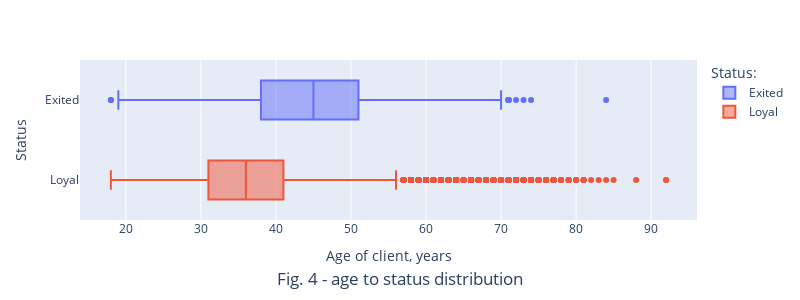

Notebook source saved alongside this figure:
### Markdown cell above
## Age to client status

### Code cell
fig = px.box(
    data_frame = churn_df,
    x = 'Age',
    y = 'client status',
    color = 'client status',
    width=800, height=300,
)
fig.update_layout(
    title=dict(text='Fig. 4 - age to status distribution', x=.5, y=0.05, xanchor='center'),
    xaxis_title_text = 'Age of client, years', yaxis_title_text = 'Status',  
    legend_title_text='Status:'
)
#fig.show()
fig.write_image('../figures/fig_4.png', engine="kaleido")

### Figure 1 — Plotly figure (JSON) as saved in the notebook; plotly's stock layout.template omitted (floating-point values rounded to 4 significant figures; data arrays with more than 128 entries replaced by an {"elided": "..."} marker saying what was removed)
{"data": [{"alignmentgroup": "True", "hovertemplate": "client status=%{y}<br>Age=%{x}<extra></extra>", "legendgroup": "Exited", "marker": {"color": "#636efa"}, "name": "Exited", "notched": false, "offsetgroup": "Exited", "orientation": "h", "showlegend": true, "type": "box", "x": {"elided": "2037 int values"}, "x0": " ", "xaxis": "x", "y": {"elided": "2037 str values"}, "y0": " ", "yaxis": "y"}, {"alignmentgroup": "True", "hovertemplate": "client status=%{y}<br>Age=%{x}<extra></extra>", "legendgroup": "Loyal", "marker": {"color": "#EF553B"}, "name": "Loyal", "notched": false, "offsetgroup": "Loyal", "orientation": "h", "showlegend": true, "type": "box", "x": {"elided": "7963 int values"}, "x0": " ", "xaxis": "x", "y": {"elided": "7963 str values"}, "y0": " ", "yaxis": "y"}], "layout": {"boxmode": "overlay", "height": 300, "legend": {"title": {"text": "Status:"}, "tracegroupgap": 0}, "margin": {"t": 60}, "title": {"text": "Fig. 4 - age to status distribution", "x": 0.5, "xanchor": "center", "y": 0.05}, "width": 800, "xaxis": {"anchor": "y", "domain": [0, 1], "title": {"text": "Age of client, years"}}, "yaxis": {"anchor": "x", "categoryarray": ["Loyal", "Exited"], "categoryorder": "array", "domain": [0, 1], "title": {"text": "Status"}}}}
